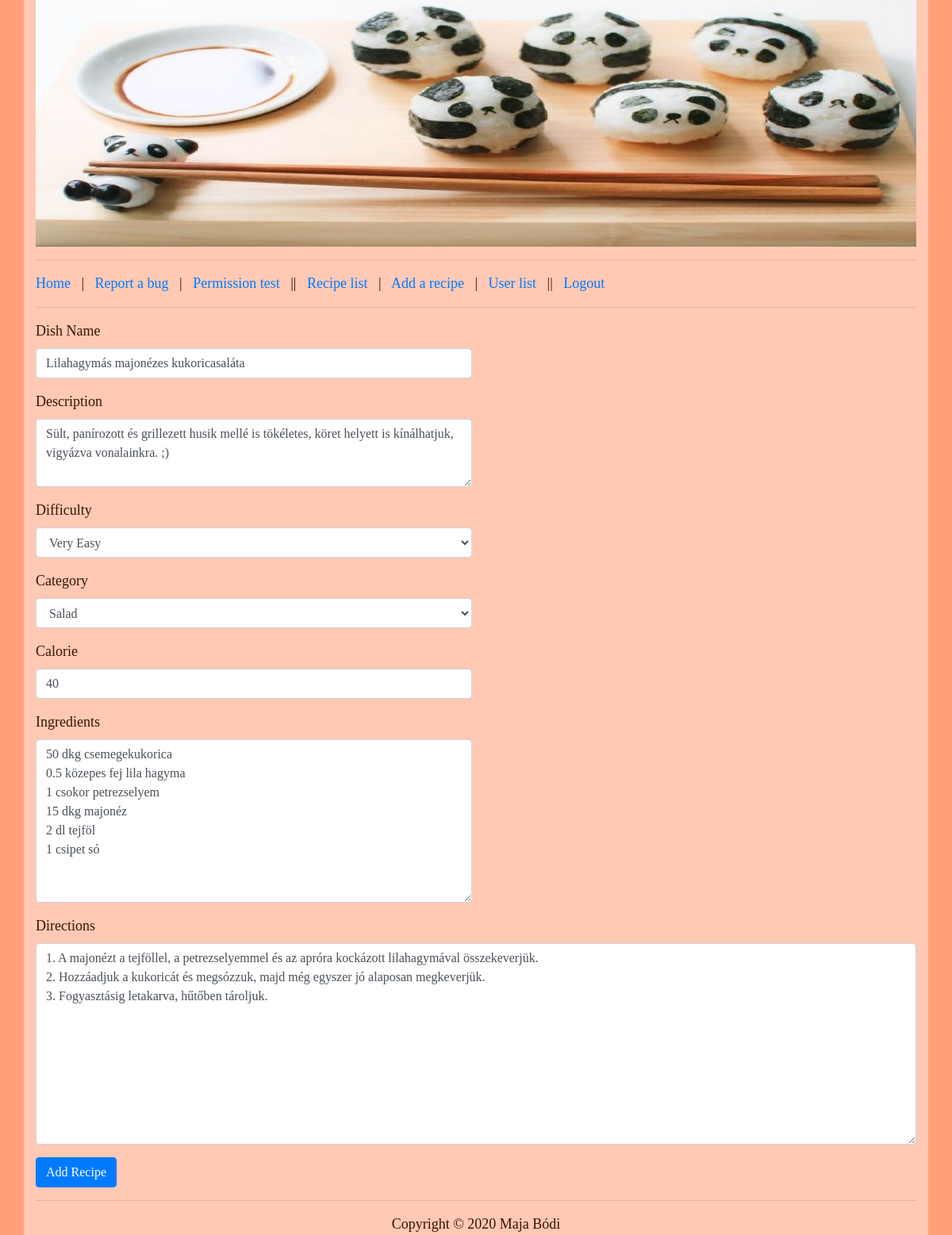
The app's page /index.php?P=edit_recipe&e=41 (signed in) with its own data.
### tables this page shows
CREATE TABLE IF NOT EXISTS `recipes` (
  `id` int(11) NOT NULL AUTO_INCREMENT,
  `dish_name` varchar(64) NOT NULL,
  `difficulty` int(11) NOT NULL,
  `category` varchar(40) NOT NULL,
  `calorie` int(11) NOT NULL,
  `ingredients` mediumtext NOT NULL,
  `directions` mediumtext NOT NULL,
  `description` varchar(500) NOT NULL,
  PRIMARY KEY (`id`)
);

### protected/database.php (called while the page is built, shortened)
<?php
function getConnection() {
	$connection = new PDO(DB_TYPE.':host='.DB_HOST.';dbname='.DB_NAME.';',DB_USER, DB_PASS);
	$connection->exec("SET NAMES '".DB_CHARSET."'");
	return $connection;
}
function getList($queryString, $queryParams = []) {
	$connection = getConnection();
	$statement = $connection->prepare($queryString);
	$success = $statement->execute($queryParams);
	$result = $success ? $statement->fetchAll(PDO::FETCH_ASSOC) : [];
	return $result;
}
?>

### protected/recipes/edit.php (the view, shortened to what this page needs)
<?php if(!isset($_SESSION['permission']) || $_SESSION['permission'] <= 1) : ?>
	<h1>Page access is forbidden!</h1>
<?php else : ?>
	<?php
		$query2 = "SELECT id, dish_name, difficulty, category, calorie, ingredients, directions, description FROM recipes WHERE id = :id ";
		$params2 = [':id' => $_GET['e']];
		$recipes = getList($query2, $params2);
	?>
	<?php foreach ($recipes as $r) : ?>
		<form method="post">
			<div class="form-row">
				<div class="form-group col-md-6">
					<label for="recipeDishName">Dish Name</label>
					<input type="text" class="form-control" id="recipeDishName" name="dish_name" value = "<?=$r['dish_name']?>">
				</div>
			</div>
			<div class="form-row">
				<div class="form-group col-md-6">
					<label for="recipeDescription">Description</label>
					<textarea type="text" placeholder="Please say something about it!" class="form-control" id="recipeDescription" name="description" rows="3"><?=$r['description']?></textarea>
				</div>
			</div>
			<div class="form-row">
				<div class="form-group col-md-6">
			    	<label for="recipeDifficulty">Difficulty</label>
			    	<?php
						$select = array("There is nothing here", "Very Easy", "Easy", "Medium", "Hard", "Very Hard");
						$fromwhere = $r['difficulty']
					?>
			    	<select class="form-control" id="recipeDifficulty" name="difficulty">
			      		<option value="<?=$select[$fromwhere]?>" selected><?=$select[$fromwhere]?></option>
			    	</select>
			  	</div>
			</div>
			<div class="form-row">
				<div class="form-group col-md-6">
					<label for="recipeCategory">Category</label>
					<?php
						$fromwhere = 0;
						$select = array("There is nothing here", "Breakfast", "Soup", "Main Course", "Dessert", "Salad", "Drinks", "Dinner", "Garnish");
					?>
					<?php switch($r['category']){
							case "Salad": $fromwhere = 5; break;
					} ?>
					<select class="form-control" id="recipeCategory" name="category">
			      		<option value="<?=$select[$fromwhere]?>" selected><?=$select[$fromwhere]?></option>
			    	</select>
				</div>
			</div>
			<div class="form-row">
				<div class="form-group col-md-6">
					<label for="recipeCalorie">Calorie</label>
					<input type="text" class="form-control" id="recipeCalorie" name="calorie"  value = "<?=$r['calorie']?>">
				</div>
			</div>
			<div class="form-row">
				<div class="form-group col-md-6">
					<label for="recipeIngredients">Ingredients</label>
					<textarea type="text" placeholder="Please write the ingredients here! Please split the lines with ENTER!" class="form-control" id="recipeIngredients" name="ingredients" rows="8"><?=$r['ingredients']?></textarea>
				</div>
			</div>
			<div class="form-row">
				<div class="form-group col-md-12">
					<label for="recipeDirections">Directions</label>
					<textarea type="text" placeholder="Please write the instuctions here! Please split the lines with ENTER!" class="form-control" id="recipeDirections" name="directions" rows="10"><?=$r['directions']?></textarea>
				</div>
			</div>
			<button type="submit" class="btn btn-primary" name="addRecipe">Add Recipe</button>
		</form>
	<?php endforeach; ?>
<?php endif; ?>

### public/style.css (style rules this page uses)
body { background-color: #FFA07A; font-family: "Times New Roman"; font-size: 18px; color: #391300; }

### records on screen
recipes: dish_name "Lilahagymás majonézes kukoricasaláta", description "Sült, panírozott és grillezett husik mellé is tökéletes, köret helyett is kínálhatjuk, vigyázva vonalainkra. ;)", difficulty "Very Easy", category "Salad", calorie "40", ingredients "50 dkg csemegekukorica 0.5 közepes fej lila hagyma 1 csokor petrezselyem 15 dkg majonéz 2 dl tejföl 1 csipet só", directions "1. A majonézt a tejföllel, a petrezselyemmel és az apróra kockázott lilahagymával összekeverjük. 2. Hozzáadjuk a kukoricát és megsózzuk, majd még egyszer jó alaposan megkeverjük. 3. Fogyasztásig letakarva, hűtőben tároljuk."
